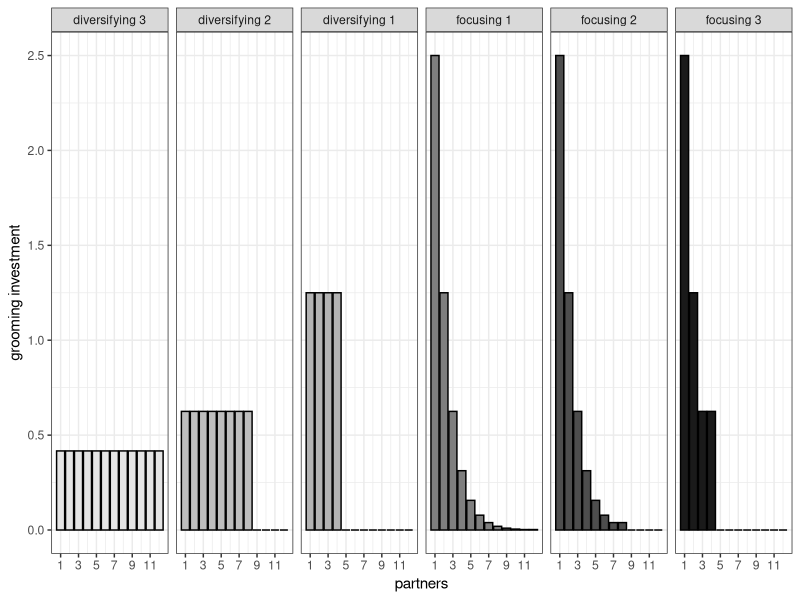

R code for this plot:
rm(list = ls())

library(tidyverse)

# Create test data
f1 <- rep(0, 12)
f2 <- rep(0, 12)
f3 <- rep(0, 12)
d1 <- rep(0, 12)
d2 <- rep(0, 12)
d3 <- rep(0, 12)
f1[1:12] <- 0.5^(1:12)*5
f2[1:8] <- 0.5^(1:8)*5
f3[1:4] <- 0.5^(1:4)*5
f1[12] <- f1[11]
f2[8] <- f2[7]
f3[4] <- f3[3]
d1[1:4] <- rep(5/4, 4)
d2[1:8] <- rep(5/8, 8)
d3[1:12] <- rep(5/12, 12)
partners <- 1:12
d <- data.frame(cbind(partners, d3, d2, d1, f1, f2, f3))
colnames(d) <- c("partners", "diversifying 3", "diversifying 2", "diversifying 1", "focusing 1", "focusing 2", "focusing 3")

# Reshape the data to long format
d <- d %>%
  pivot_longer(
    cols = -partners,
    names_to = "strategy",
    values_to = "value"
  )

# Set strategy factor levels for order and color control
d$strategy <- factor(d$strategy, levels = c(
  "diversifying 3", "diversifying 2", "diversifying 1",
  "focusing 1", "focusing 2", "focusing 3"
))

# Define a light-to-dark color palette
strategy_colors <- c(
  "diversifying 3" = "gray90",
  "diversifying 2" = "gray",
  "diversifying 1" = "gray70",
  "focusing 1" = "gray50",
  "focusing 2" = "gray30",
  "focusing 3" = "gray10"
)


# Plot histogram
ggplot(data = d, mapping = aes(x = partners, y = value, fill = strategy)) +
  geom_col(position = "dodge", color = "black") +
  facet_wrap(~ strategy, ncol = 6) +
  theme_bw() +
  ylab("grooming investment") +
  theme(legend.position = "none") +
  scale_x_discrete(
    name = "partner rank",
    limits = as.character(1:12)
  ) +
  scale_fill_manual(values = strategy_colors) +
  scale_x_continuous(breaks = seq(1, 12, by = 2))
